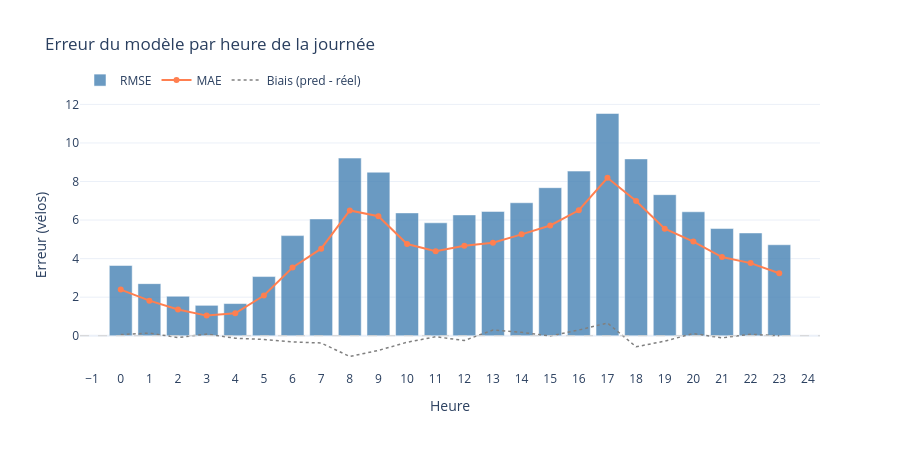

Notebook code for this chart:
### Code cell
# Calcul erreur par heure
pred_final = final_pipe.predict(X_test)

df_errors = pd.DataFrame({
    "y_true":  y_test.values,
    "y_pred":  pred_final,
    "hour":    X_test["hour"].values,
})

errors_by_hour = (
    df_errors
    .groupby("hour")
    .apply(lambda g: pd.Series({
        "rmse":    float(np.sqrt(mean_squared_error(g.y_true, g.y_pred))),
        "mae":     float(mean_absolute_error(g.y_true, g.y_pred)),
        "n_obs":   len(g),
        "bias":    float((g.y_pred - g.y_true).mean()),  # erreur systématique
    }))
    .reset_index()
    .sort_values("hour")
)

print(errors_by_hour.to_string(index=False))

#Visualisation
fig = go.Figure()

# RMSE par heure
fig.add_trace(go.Bar(
    x=errors_by_hour["hour"],
    y=errors_by_hour["rmse"],
    name="RMSE",
    marker_color="steelblue",
    opacity=0.8,
))

# MAE par heure (ligne)
fig.add_trace(go.Scatter(
    x=errors_by_hour["hour"],
    y=errors_by_hour["mae"],
    name="MAE",
    mode="lines+markers",
    line=dict(color="coral", width=2),
    marker=dict(size=6),
))

# Biais (ligne pointillée)
fig.add_trace(go.Scatter(
    x=errors_by_hour["hour"],
    y=errors_by_hour["bias"],
    name="Biais (pred - réel)",
    mode="lines",
    line=dict(color="gray", width=1.5, dash="dot"),
))

# Ligne zéro pour le biais
fig.add_hline(y=0, line_dash="dash", line_color="lightgray", line_width=1)

fig.update_layout(
    title="Erreur du modèle par heure de la journée",
    xaxis_title="Heure",
    yaxis_title="Erreur (vélos)",
    xaxis=dict(tickmode="linear", tick0=0, dtick=1),
    legend=dict(orientation="h", yanchor="bottom", y=1.02),
    template="plotly_white",
    height=450,
)

fig.show()

#Résumé
worst  = errors_by_hour.nlargest(3, "rmse")[["hour", "rmse", "mae", "bias"]]
best   = errors_by_hour.nsmallest(3, "rmse")[["hour", "rmse", "mae", "bias"]]

print("\n🔴 Heures les plus difficiles (RMSE le plus élevé) :")
print(worst.to_string(index=False))
print("\n🟢 Heures les mieux prédites (RMSE le plus faible) :")
print(best.to_string(index=False))

### Figure 1 — Plotly figure (JSON) as saved in the notebook; plotly's stock layout.template omitted (floating-point values rounded to 4 significant figures)
{"data": [{"marker": {"color": "steelblue"}, "name": "RMSE", "opacity": 0.8, "type": "bar", "x": [0, 1, 2, 3, 4, 5, 6, 7, 8, 9, 10, 11, 12, 13, 14, 15, 16, 17, 18, 19, 20, 21, 22, 23], "y": [3.643, 2.702, 2.048, 1.577, 1.669, 3.07, 5.193, 6.058, 9.215, 8.482, 6.372, 5.859, 6.267, 6.448, 6.899, 7.68, 8.54, 11.53, 9.173, 7.318, 6.43, 5.56, 5.332, 4.72]}, {"line": {"color": "coral", "width": 2}, "marker": {"size": 6}, "mode": "lines+markers", "name": "MAE", "type": "scatter", "x": [0, 1, 2, 3, 4, 5, 6, 7, 8, 9, 10, 11, 12, 13, 14, 15, 16, 17, 18, 19, 20, 21, 22, 23], "y": [2.394, 1.821, 1.361, 1.044, 1.161, 2.087, 3.544, 4.518, 6.501, 6.196, 4.756, 4.384, 4.673, 4.826, 5.259, 5.721, 6.508, 8.19, 6.984, 5.549, 4.887, 4.082, 3.767, 3.242]}, {"line": {"color": "gray", "dash": "dot", "width": 1.5}, "mode": "lines", "name": "Biais (pred - réel)", "type": "scatter", "x": [0, 1, 2, 3, 4, 5, 6, 7, 8, 9, 10, 11, 12, 13, 14, 15, 16, 17, 18, 19, 20, 21, 22, 23], "y": [0.06237, 0.1369, -0.09463, 0.08639, -0.1296, -0.1957, -0.3224, -0.3768, -1.077, -0.7604, -0.3386, -0.05229, -0.2459, 0.2934, 0.1767, -0.01056, 0.298, 0.66, -0.5736, -0.278, 0.113, -0.1114, 0.07763, -0.00229]}], "layout": {"height": 450, "legend": {"orientation": "h", "y": 1.02, "yanchor": "bottom"}, "shapes": [{"line": {"color": "lightgray", "dash": "dash", "width": 1}, "type": "line", "x0": 0, "x1": 1, "xref": "x domain", "y0": 0, "y1": 0, "yref": "y"}], "title": {"text": "Erreur du modèle par heure de la journée"}, "xaxis": {"dtick": 1, "tick0": 0, "tickmode": "linear", "title": {"text": "Heure"}}, "yaxis": {"title": {"text": "Erreur (vélos)"}}}}
